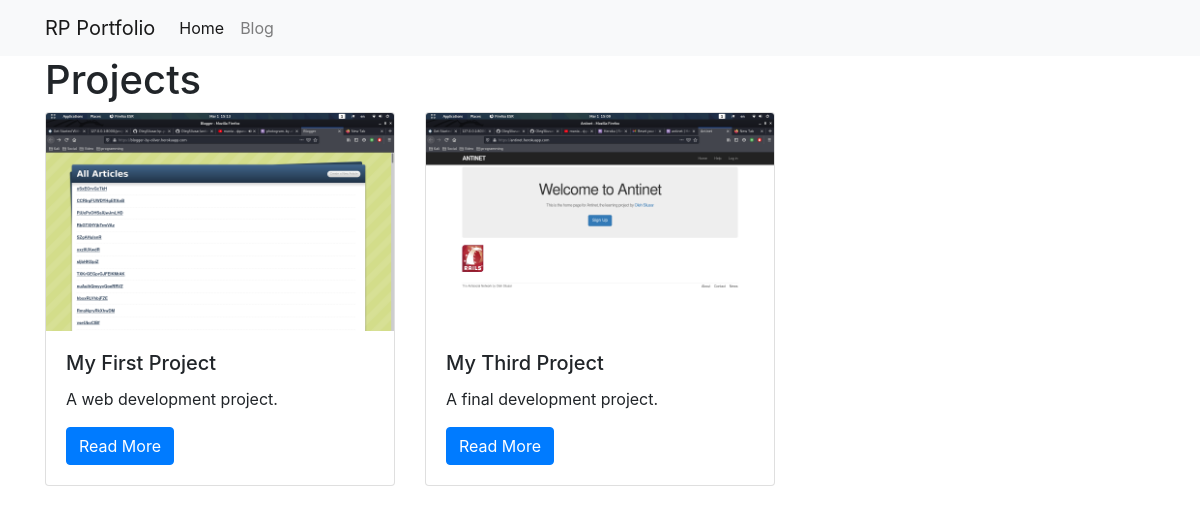
/projects/, run on the app's committed database.
### projects/models.py (models this page shows)
class Project(models.Model):
    title = models.CharField(max_length=100)
    description = models.TextField()
    technology = models.CharField(max_length=20)
    image = models.FilePathField(path="/img")

### projects/views.py (the view)
# urls.py: path("", views.project_index, name="project_index"),
def project_index(request):
    projects = Project.objects.all()
    context = {
        'projects': projects
    }
    return render(request, 'project_index.html', context)

### projects/templates/project_index.html
{% extends "base.html" %}
{% load static %}
{% block page_content %}
<h1>Projects</h1>
<div class="row">
{% for project in projects %}
    <div class="col-md-4">
        <div class="card mb-2">
            <img class="card-img-top" src="{% static project.image %}">
            <div class="card-body">
                <h5 class="card-title">{{ project.title }}</h5>
                <p class="card-text">{{ project.description }}</p>
                <a href="{% url 'project_detail' project.pk %}"
                   class="btn btn-primary">
                    Read More
                </a>
            </div>
        </div>
    </div>
    {% endfor %}
</div>
{% endblock %}

### data on the page
Project: image (picture), title "My First Project", description "A web development project."
Project: image (picture), title "My Third Project", description "A final development project."
